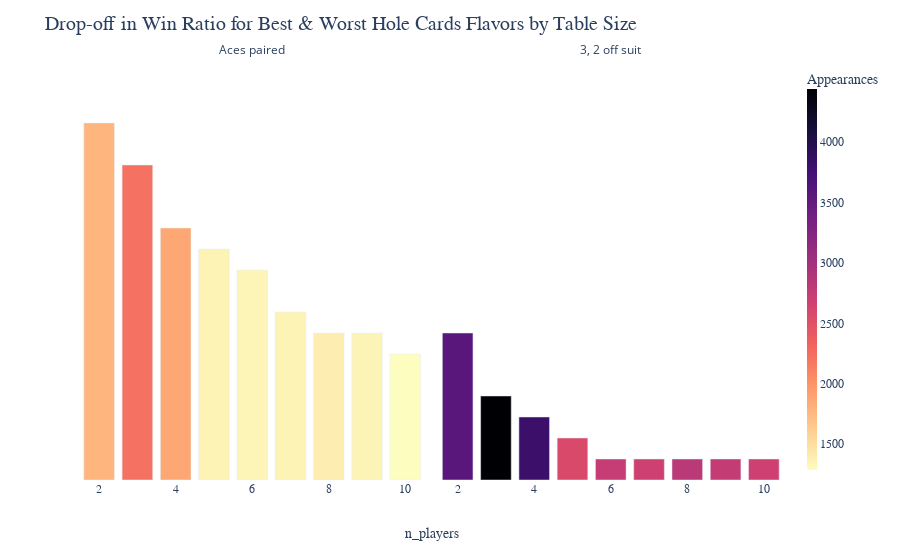

The code cell stored with this chart in its notebook:
### Code cell
import importlib
import src.plot_data

importlib.reload(src.plot_data)

from src.plot_data import plot_data


plot_data(show_plot=True, n_players_to_plot="All")

### Figure 1 — Plotly figure (JSON) as saved in the notebook; plotly's stock layout.template omitted (floating-point values rounded to 4 significant figures)
{"data": [{"alignmentgroup": "True", "customdata": [[0.8575], [0.7633], [0.6483], [0.5749], [0.5063], [0.4334], [0.3788], [0.3538], [0.3186]], "hovertemplate": "hole cards flavor=Aces paired<br>n_players=%{x}<br>win ratio rounded down to nearest 5%=%{y:.0%}<br>win ratio=%{customdata[0]:.2%}<br>appearances=%{marker.color}<extra></extra>", "legendgroup": "", "marker": {"color": [1782, 2226, 1871, 1355, 1345, 1359, 1394, 1351, 1287], "coloraxis": "coloraxis", "pattern": {"shape": ""}}, "name": "", "offsetgroup": "", "orientation": "v", "showlegend": false, "textposition": "auto", "type": "bar", "x": [2, 3, 4, 5, 6, 7, 8, 9, 10], "xaxis": "x", "y": [0.85, 0.75, 0.6, 0.55, 0.5, 0.4, 0.35, 0.35, 0.3], "yaxis": "y"}, {"alignmentgroup": "True", "customdata": [[0.3681], [0.2151], [0.1567], [0.1142], [0.0934], [0.0868], [0.0752], [0.0694], [0.0596]], "hovertemplate": "hole cards flavor=3, 2 off suit<br>n_players=%{x}<br>win ratio rounded down to nearest 5%=%{y:.0%}<br>win ratio=%{customdata[0]:.2%}<br>appearances=%{marker.color}<extra></extra>", "legendgroup": "", "marker": {"color": [3581, 4439, 3810, 2574, 2751, 2684, 2833, 2766, 2686], "coloraxis": "coloraxis", "pattern": {"shape": ""}}, "name": "", "offsetgroup": "", "orientation": "v", "showlegend": false, "textposition": "auto", "type": "bar", "x": [2, 3, 4, 5, 6, 7, 8, 9, 10], "xaxis": "x2", "y": [0.35, 0.2, 0.15, 0.1, 0.05, 0.05, 0.05, 0.05, 0.05], "yaxis": "y2"}], "layout": {"annotations": [{"showarrow": false, "text": "Aces paired", "x": 0.245, "xanchor": "center", "xref": "paper", "y": 1, "yanchor": "bottom", "yref": "paper"}, {"showarrow": false, "text": "3, 2 off suit", "x": 0.755, "xanchor": "center", "xref": "paper", "y": 1, "yanchor": "bottom", "yref": "paper"}, {"font": {"family": "sans-serif", "size": 14}, "showarrow": false, "text": "n_players", "x": 0.5, "xref": "paper", "y": -0.15, "yref": "paper"}], "barmode": "relative", "coloraxis": {"colorbar": {"thickness": 10, "tickfont": {"family": "monospace", "size": 12}, "title": {"font": {"family": "sans-serif", "size": 14}, "text": "Appearances"}}, "colorscale": [[0, "#fcfdbf"], [0.1111, "#feca8d"], [0.2222, "#fd9668"], [0.3333, "#f1605d"], [0.4444, "#cd4071"], [0.5556, "#9e2f7f"], [0.6667, "#721f81"], [0.7778, "#440f76"], [0.8889, "#180f3d"], [1, "#000004"]]}, "legend": {"tracegroupgap": 0}, "margin": {"t": 60}, "plot_bgcolor": "white", "title": {"font": {"family": "serif", "size": 20}, "text": "Drop-off in Win Ratio for Best & Worst Hole Cards Flavors by Table Size"}, "xaxis": {"anchor": "y", "domain": [0, 0.49], "showgrid": false, "tickfont": {"family": "monospace", "size": 12}, "title": {"text": ""}}, "xaxis2": {"anchor": "y2", "domain": [0.51, 1], "matches": "x", "showgrid": false, "tickfont": {"family": "monospace", "size": 12}, "title": {"text": ""}}, "yaxis": {"anchor": "x", "domain": [0, 1], "range": [0, 1], "showgrid": false, "showticklabels": false, "title": {"text": ""}}, "yaxis2": {"anchor": "x2", "domain": [0, 1], "matches": "y", "range": [0, 1], "showgrid": false, "showticklabels": false, "title": {"text": ""}}}}
